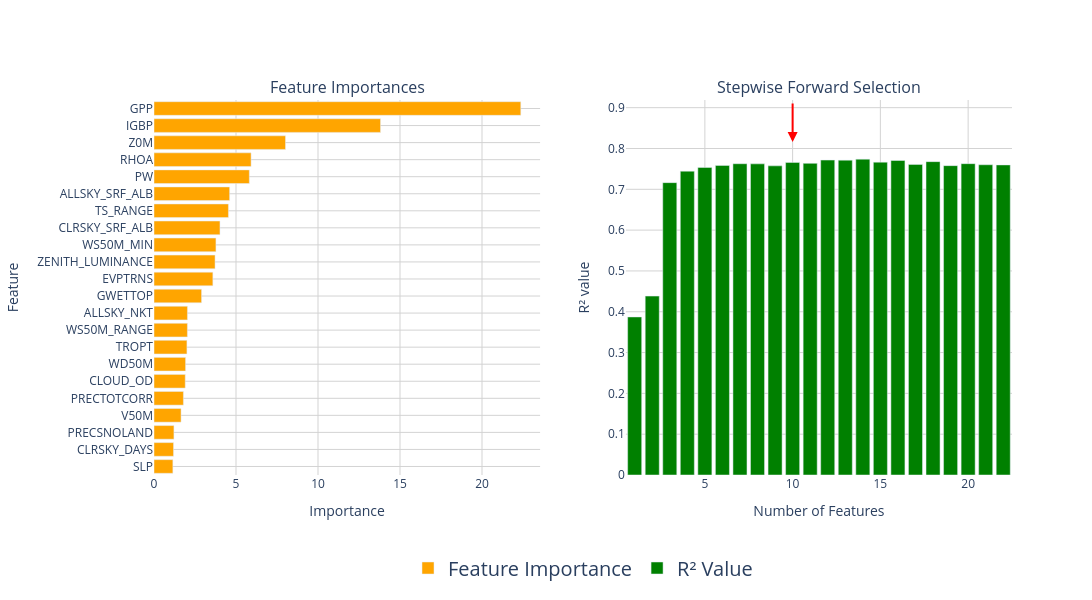

Here is the notebook cell this chart was saved with:
### Code cell
import pandas as pd
import plotly.graph_objects as go
from plotly.subplots import make_subplots

def plot_feature_importance_and_r2(model, train_pool, X_train_scaled, r2_dict):
    """
    Plots feature importances and R2 values side by side using Plotly.

    Parameters:
    model: The trained model object.
    train_pool: The training data pool used by the model.
    X_train_scaled: The scaled training data used by the model.
    r2_dict (dict): A dictionary where keys are parameters and values are R2 scores.
    """
    # Get feature importances
    feature_importances = model.get_feature_importance(train_pool)
    feature_names = X_train_scaled.columns

    # Create a DataFrame for plotting
    importance_df = pd.DataFrame({
        'Feature': feature_names,
        'Importance': feature_importances
    })

    # Sort the DataFrame by importance
    importance_df = importance_df.sort_values(by='Importance', ascending=True)

    # Extract keys and R2 values for the bar plot
    keys = list(r2_dict.keys())
    r2_values = list(r2_dict.values())

    # Calculate the height of the plot based on the number of features
    num_features = len(importance_df)
    plot_height = max(600, num_features * 20)  # Adjust the multiplier as needed

    # Create the subplot figure with 1 row and 2 columns
    fig = make_subplots(rows=1, cols=2, subplot_titles=('Feature Importances', 'Stepwise Forward Selection'))

    # Add the bar plot for feature importances
    fig.add_trace(go.Bar(
        x=importance_df['Importance'],
        y=importance_df['Feature'],
        orientation='h',
        name='Feature Importance',
        marker_color='orange'
    ), row=1, col=1)

    # Add the bar plot for R2 values
    fig.add_trace(go.Bar(
        x=keys,
        y=r2_values,
        name='R² Value',
        marker_color='green'
    ), row=1, col=2)

    # Add a red arrow annotation above the tenth bar on the right plot
    if len(keys) >= 10:
        fig.add_annotation(
            x=keys[9],  # The x position of the tenth bar
            y=r2_values[9] + 0.05,  # Slightly above the tenth bar
            text='',  # No text, just an arrow
            showarrow=True,
            arrowhead=2,
            arrowsize=1,
            arrowwidth=2,
            arrowcolor='red',
            ax=0,  # Arrow tail x position
            ay=-40,  # Arrow tail y position (negative value means above the point)
            xref='x2',  # Reference to the x-axis of the second plot
            yref='y2'   # Reference to the y-axis of the second plot
        )

    # Update layout for better visualization
    fig.update_layout(
        height=plot_height,
        width=1200,
        xaxis=dict(
            title='Importance',
            showgrid=True,  # Show gridlines on x-axis
            gridcolor='lightgrey'  # Color of the gridlines
        ),
        yaxis=dict(
            title='Feature',
            showgrid=True,  # Show gridlines on y-axis
            gridcolor='lightgrey'  # Color of the gridlines
        ),
        xaxis2=dict(
            title='Number of Features',
            showgrid=True,  # Show gridlines on x-axis
            gridcolor='lightgrey'  # Color of the gridlines
        ),
        yaxis2=dict(
            title='R² value',
            showgrid=True,  # Show gridlines on y-axis
            gridcolor='lightgrey'  # Color of the gridlines
        ),
        legend=dict(
            title='',
            orientation='h',  # Horizontal legend
            yanchor='bottom',
            y=-0.3,  # Position legend below the plots
            xanchor='center',
            x=0.5,
            font=dict(size=20)  # Increase the size of the legend text
        ),
        plot_bgcolor='white',  # Set the plot background color to white
        paper_bgcolor='white'  # Set the paper background color to white
    )

    # Show the plot
    fig.show()

# Example usage
# Assuming model, train_pool, X_train_scaled, and r2_dict are already defined
plot_feature_importance_and_r2(model, train_pool, X_train_scaled, r2_dict)

### Figure 1 — Plotly figure (JSON) as saved in the notebook; plotly's stock layout.template omitted (floating-point values rounded to 4 significant figures)
{"data": [{"marker": {"color": "orange"}, "name": "Feature Importance", "orientation": "h", "type": "bar", "x": [1.15, 1.19, 1.215, 1.65, 1.793, 1.905, 1.925, 2.008, 2.037, 2.039, 2.901, 3.589, 3.722, 3.776, 4.023, 4.539, 4.612, 5.812, 5.92, 8.018, 13.81, 22.36], "xaxis": "x", "y": ["SLP", "CLRSKY_DAYS", "PRECSNOLAND", "V50M", "PRECTOTCORR", "CLOUD_OD", "WD50M", "TROPT", "WS50M_RANGE", "ALLSKY_NKT", "GWETTOP", "EVPTRNS", "ZENITH_LUMINANCE", "WS50M_MIN", "CLRSKY_SRF_ALB", "TS_RANGE", "ALLSKY_SRF_ALB", "PW", "RHOA", "Z0M", "IGBP", "GPP"], "yaxis": "y"}, {"marker": {"color": "green"}, "name": "R² Value", "type": "bar", "x": [1, 2, 3, 4, 5, 6, 7, 8, 9, 10, 11, 12, 13, 14, 15, 16, 17, 18, 19, 20, 21, 22], "xaxis": "x2", "y": [0.3872, 0.4384, 0.7164, 0.7444, 0.7536, 0.7585, 0.7627, 0.7623, 0.7575, 0.7659, 0.7636, 0.7716, 0.7715, 0.7739, 0.7666, 0.7706, 0.7611, 0.7678, 0.758, 0.7628, 0.7602, 0.7598], "yaxis": "y2"}], "layout": {"annotations": [{"font": {"size": 16}, "showarrow": false, "text": "Feature Importances", "x": 0.225, "xanchor": "center", "xref": "paper", "y": 1, "yanchor": "bottom", "yref": "paper"}, {"font": {"size": 16}, "showarrow": false, "text": "Stepwise Forward Selection", "x": 0.775, "xanchor": "center", "xref": "paper", "y": 1, "yanchor": "bottom", "yref": "paper"}, {"arrowcolor": "red", "arrowhead": 2, "arrowsize": 1, "arrowwidth": 2, "ax": 0, "ay": -40, "showarrow": true, "text": "", "x": 10, "xref": "x2", "y": 0.8159, "yref": "y2"}], "height": 600, "legend": {"font": {"size": 20}, "orientation": "h", "title": {"text": ""}, "x": 0.5, "xanchor": "center", "y": -0.3, "yanchor": "bottom"}, "paper_bgcolor": "white", "plot_bgcolor": "white", "width": 1200, "xaxis": {"anchor": "y", "domain": [0, 0.45], "gridcolor": "lightgrey", "showgrid": true, "title": {"text": "Importance"}}, "xaxis2": {"anchor": "y2", "domain": [0.55, 1], "gridcolor": "lightgrey", "showgrid": true, "title": {"text": "Number of Features"}}, "yaxis": {"anchor": "x", "domain": [0, 1], "gridcolor": "lightgrey", "showgrid": true, "title": {"text": "Feature"}}, "yaxis2": {"anchor": "x2", "domain": [0, 1], "gridcolor": "lightgrey", "showgrid": true, "title": {"text": "R² value"}}}}
